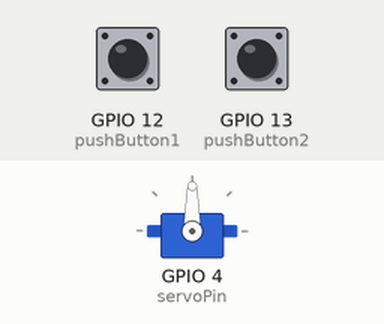
The sketch below on a simulated ESP32. On the bench: servo. Inputs (shaded band) come from the test bench; at power-on: GPIO 12 (pushButton1) HIGH, GPIO 13 (pushButton2) HIGH. What the sketch prints to the serial monitor is not drawn.

Above: at 1.2 s.
1.3 s: GPIO 12 (pushButton1) pulled LOW for 0.15 s
At 2.2 s:
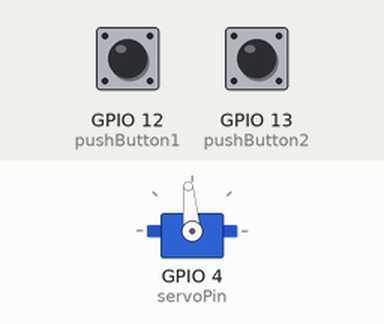
2.9 s: GPIO 12 (pushButton1) pulled LOW for 1 s
At 3.4 s:
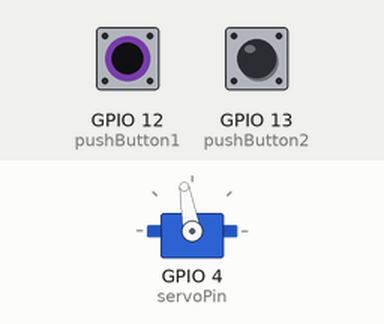
5.4 s: GPIO 13 (pushButton2) pulled LOW for 0.15 s
At 6.5 s:
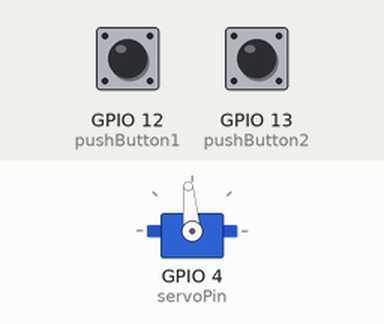
7.0 s: GPIO 12 (pushButton1) pulled LOW for 3.2 s
At 7.7 s:
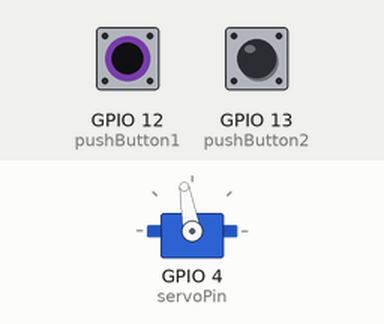
11.7 s: GPIO 12 (pushButton1) pulsed LOW 5 times (0.12 s each, 0.3 s apart)
At 13.4 s:
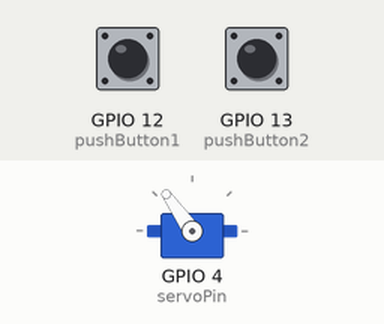
Timing chart, 0 to 14.9 s (numbered marks = the images above; inputs shaded):
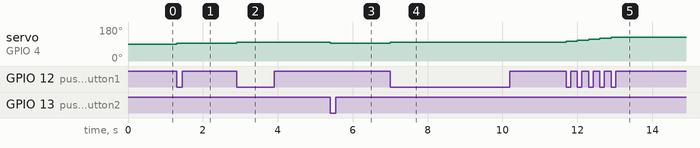

The sketch:

QuizWeek3_2.ino
```cpp
#include <Servo.h>  // include the library Servo by ServoESP32
#define servoPin 4  //set servo Pin
#define pushButton1 12 //set pushButton1 pin
#define pushButton2 13 //set pushButton2 pin

int Angles = 90; // Creates variable for the Angles
Servo servo1; // Creates servo object to control your servo

void setup() {
  Serial.begin(115200);// Serial Communication is starting with 115200 of baudrate speed
  pinMode(pushButton1, INPUT_PULLUP);//Sets the pushButton1 as an INPUT
  pinMode(pushButton2, INPUT_PULLUP);//Sets the pushButton2 as an INPUT
  servo1.attach(servoPin);// Attach servo object with servo Pin
  servo1.write(Angles); //servo move to Angles
}

void loop() {
  Serial.println(Angles);
  if (!digitalRead(pushButton1)) {//Check the signal of pushButton1
    Angles += 5; //Increase the Angles
    if (Angles <= 135) {//Check the Angles
      servo1.write(Angles);//servo move to Angles
    } else {
      Angles = 135; //Set the Angles
    }
    while (!digitalRead(pushButton1));//Check the signal of pushButton1
    delay(10);
  }
  if (!digitalRead(pushButton2)) {//Check the signal of pushButton2
    Angles -= 5; //Decrease the Angles
    if (Angles >= 45) {//Check the Angles
      servo1.write(Angles);//servo move to Angles
    } else {
      Angles = 45; //Set the Angles
    }
    while (!digitalRead(pushButton2));//Check the signal of pushButton2
    delay(10);
  }
}
```

Measured:
- after the input at 1.3 s, servo on GPIO 4 (servoPin): 90° → 95° at once
- after the input at 2.9 s, servo on GPIO 4 (servoPin): 95° → 100° at once
- after the input at 5.4 s, servo on GPIO 4 (servoPin): 100° → 95° at once
- after the input at 7.0 s, servo on GPIO 4 (servoPin): 95° → 100° at once
- after the input at 11.7 s, servo on GPIO 4 (servoPin): moves from 100° to 125° over 1.2 s, starting at once
